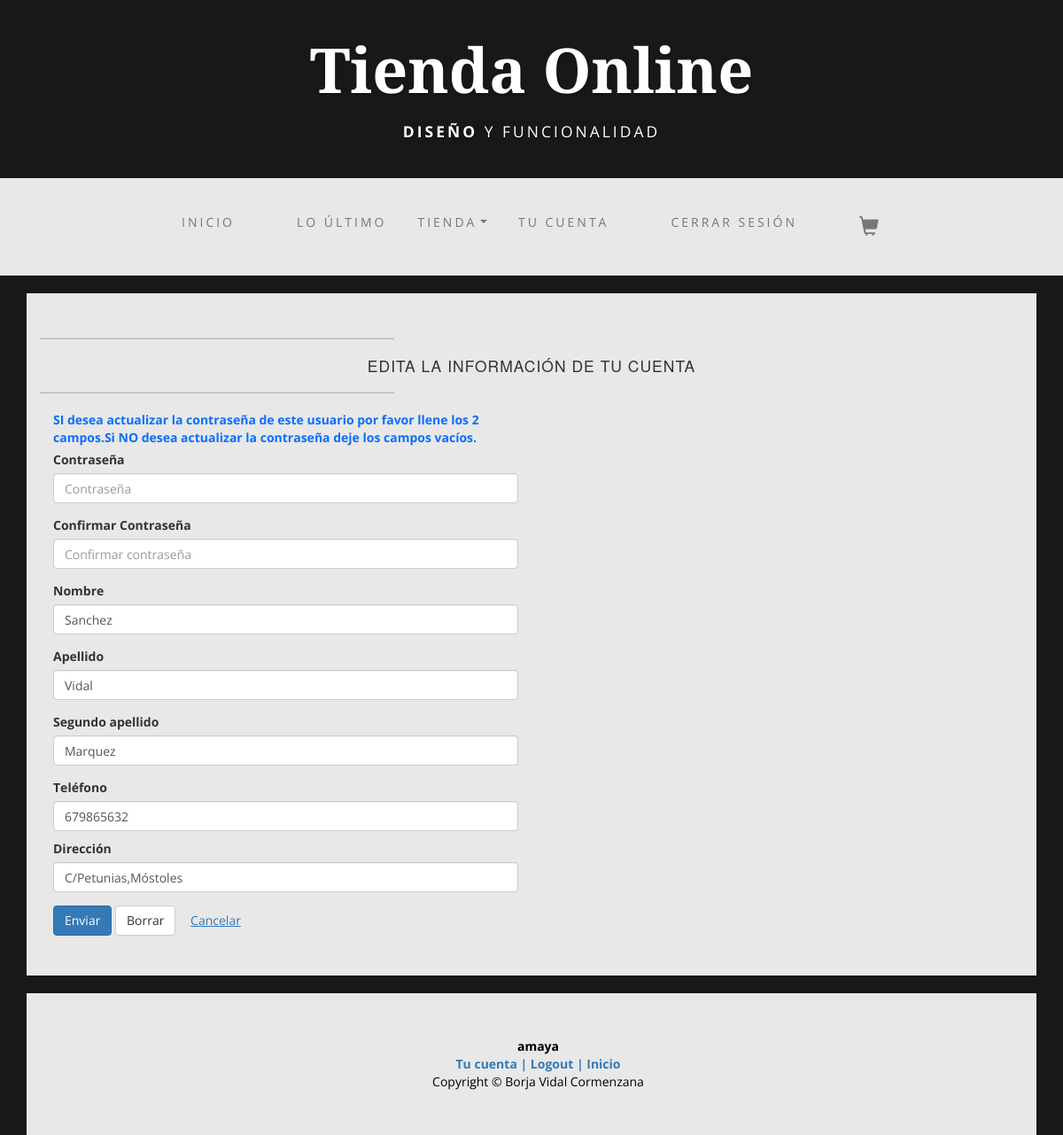
Page /tienda/editInfo.php (signed in) on the committed database.
### tables this page shows
CREATE TABLE `usuario` (
  `id` int(11) NOT NULL,
  `username` varchar(50) NOT NULL,
  `email` varchar(50) NOT NULL,
  `password` varchar(255) NOT NULL,
  `role` varchar(30) DEFAULT NULL,
  `firstname` varchar(30) DEFAULT NULL,
  `lastname` varchar(30) DEFAULT NULL,
  `lastname2` varchar(30) DEFAULT NULL,
  `phone` varchar(15) NOT NULL,
  `address` varchar(30) DEFAULT NULL,
  `created_at` datetime DEFAULT current_timestamp()
);

### tienda/editInfo.php (the view, shortened to what this page needs)
<?php
include('..\inc\header.php');
include('..\inc\container.php');
?>
<?php
require_once "..\conexion.php";
$password = $confirm_password = $firstname = $lastname = $lastname2 = $phone = $address = "";
$password_err = $confirm_password_err = $firstName_err = $lastname_err = $lastname2_err = $phone_err = $address_err ="";
$sql = "SELECT * FROM usuario WHERE id = '". $_SESSION["id"] ."'";
$resultado = mysqli_query($db,$sql);
while ($fila = mysqli_fetch_object($resultado)) {
	$firstname = $fila -> firstname;
	$lastname = $fila -> lastname;
	$lastname2 = $fila -> lastname2;
    $phone = $fila -> phone;
	$address = $fila -> address;
}
?>
<?php include('..\inc\menu.php');?>
<div class = "container">
    <div class = "row">
        <div class = "box">
        <div class="col-lg-12"></div>
            <hr>
				<h2 class="intro-text text-center">Edita la información de tu cuenta</h2>
			<hr>
            <div class = "col-md-6">
            <form action="<?php echo htmlspecialchars($_SERVER["PHP_SELF"]); ?>" method="post">
            <div class="form-group <?php echo (!empty($password_err)) ? 'has-error' : ''; ?>">
                <label class="text-primary">SI desea actualizar la contraseña de este usuario por favor llene los 2 campos.Si NO desea actualizar la contraseña deje los campos vacíos.</label>
                <label>Contraseña</label>
                <input type="password" name="password" class="form-control" placeholder="Contraseña" value="<?php echo $password; ?>">
            </div>
            <div class="form-group <?php echo (!empty($confirm_password_err)) ? 'has-error' : ''; ?>">
                <label>Confirmar Contraseña</label>
                <input type="password" name="confirm_password" class="form-control" placeholder="Confirmar contraseña" value="<?php echo $confirm_password; ?>">
            </div>
            <div class="form-group <?php echo (!empty($firstName_err)) ? 'has-error' : ''; ?>">
                <label>Nombre</label>
                <input type="text" name="firstname" class="form-control" placeholder="Nombre" value="<?php echo $firstname;?>">
            </div>
            <div class="form-group <?php echo (!empty($lastname_err)) ? 'has-error' : ''; ?>">
                <label>Apellido</label>
                <input type="text" name="lastname" class="form-control" placeholder="Apellido" value="<?php echo $lastname;?>">
            </div>
            <div class="form-group <?php echo (!empty($lastname2_err)) ? 'has-error' : ''; ?>">
                <label>Segundo apellido</label>
                <input type="text" name="lastname2" class="form-control" placeholder="Segundo apellido" value="<?php echo $lastname2;?>">
            </div>
            <div class="form-group <?php echo (!empty($phone_err)) ? 'has-error' : '';?>">
                <label>Teléfono</label>
                <input type="text" name="phone" class="form-control" placeholder="Teléfono" value="<?php echo $phone;?>">
            <div class="form-group <?php echo (!empty($phone_err)) ? 'has-error' : '';?>">
                <label>Dirección</label>
                <input type="text" name="address" class="form-control" placeholder="Dirección" value="<?php echo $address;?>">
            </div>
            <div class="form-group">
                <input type="submit" class="btn btn-primary" value="Enviar">
                <input type="reset" class="btn btn-default" value="Borrar">
                <a class="btn btn-link" href="userAccount.php">Cancelar</a>
            </div>
        </form>
    </div>
    </div>
</div>
<?php include('..\inc\footer.php')?>

### inc/header.php (style rules this page uses)
body { background-color: #181818; }

### rows in the picture
usuario: firstname "Sanchez", lastname "Vidal", lastname2 "Marquez", phone "679865632", address "C/Petunias,Móstoles"

### other values in the picture
$username "amaya"
